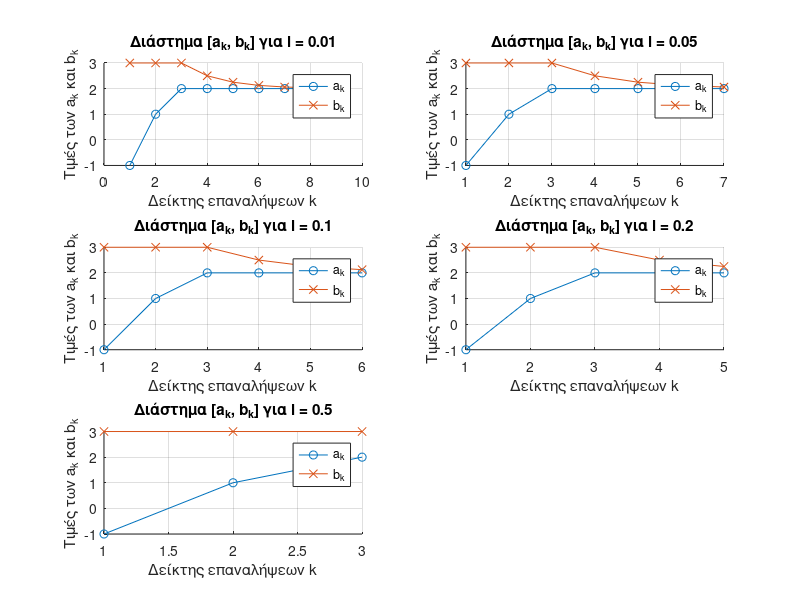

This chart was generated by the following MATLAB code:
% Ορισμός της συνάρτησης f2 και της παραγώγου της
f2 = @(x) exp(-2 * x) + (x - 2).^2;
df2 = @(x) -2 * exp(-2 * x) + 2 * (x - 2); % Παράγωγος της f2

% Αρχικό διάστημα [a, b] και τιμές l για τη μελέτη
a = -1;
b = 3;
l_values = [0.01, 0.05, 0.1, 0.2, 0.5]; % Διάφορες τιμές ακρίβειας l

% Για κάθε τιμή του l, αποθηκεύουμε τα διαστήματα (α_k, β_k) και τις επαναλήψεις
figure;
for l_idx = 1:length(l_values)
    l = l_values(l_idx);
    alpha = a; % Αρχική τιμή α
    beta = b;  % Αρχική τιμή β
    computations = 0; % Αριθμός υπολογισμών της f2
    
    % Αποθήκευση τιμών των α_k και β_k
    a_vals = [];
    b_vals = [];
    
    % Επαναληπτική διαδικασία διχοτόμου
    while (beta - alpha) > l
        x_k = (alpha + beta) / 2; % Υπολογισμός του x_k
        f_k = f2(x_k); % Υπολογισμός της f2(x_k)
        computations = computations + 1; % Αύξηση του μετρητή υπολογισμών
        
        % Αποθήκευση των άκρων του διαστήματος
        a_vals = [a_vals, alpha];
        b_vals = [b_vals, beta];
        
        % Υπολογισμός της παραγώγου στη θέση x_k
        df_k = df2(x_k); 
        
        if abs(df_k) < 1e-5 % Αν η παράγωγος είναι κοντά στο 0, τερματίζουμε
            break;
        elseif df_k > 0 % Εάν η παράγωγος είναι θετική
            beta = x_k; % Νέο εύρος [α, x_k]
        else % Εάν η παράγωγος είναι αρνητική
            alpha = x_k; % Νέο εύρος [x_k, β]
        end
    end
    
    % Γραφική παράσταση των τιμών (k, a_k) και (k, b_k) για το συγκεκριμένο l
    subplot(ceil(length(l_values)/2), 2, l_idx); % Υποπλοκή για κάθε l
    hold on;
    plot(1:computations, a_vals, '-o', 'DisplayName', 'a_k');
    plot(1:computations, b_vals, '-x', 'DisplayName', 'b_k');
    hold off;
    xlabel('Δείκτης επαναλήψεων k');
    ylabel('Τιμές των a_k και b_k');
    title(['Διάστημα [a_k, b_k] για l = ', num2str(l)]);
    legend;
    grid on;
end
